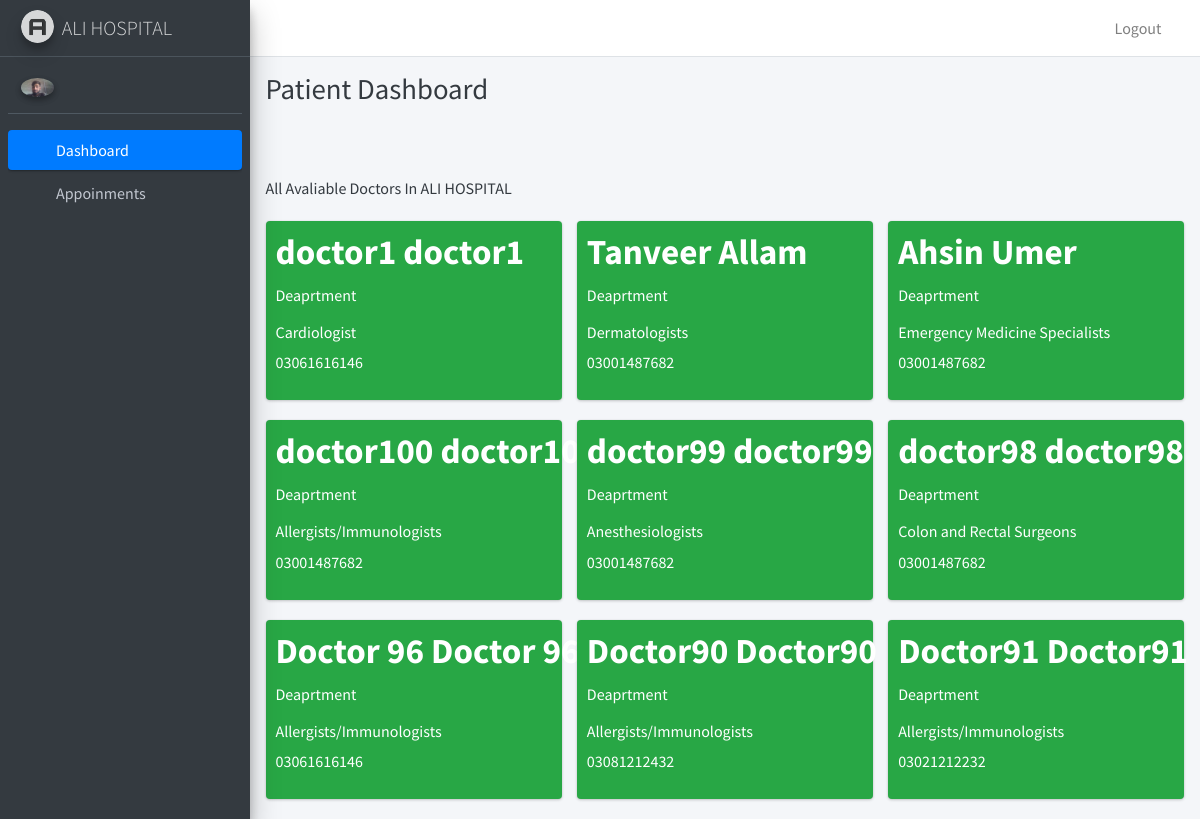
/patient_dashboard (signed in), run on the app's committed database.
### hospitalapp/models.py (models this page shows, shortened)
class Patientmodel(models.Model):
    user=models.OneToOneField(User,on_delete=models.CASCADE)
    profile_pic= models.ImageField(upload_to='PatientProfilePic/',null=True,blank=True)
    address = models.CharField(max_length=40)
    mobile = models.CharField(max_length=20,null=False)
    symptoms = models.CharField(max_length=100,null=False)
    assignedDoctorname = models.ForeignKey(Doctormodel,on_delete=models.CASCADE,null=True)
    assignedDoctorId = models.PositiveIntegerField(null=True)
    admitDate=models.DateField(auto_now=True)
    status=models.BooleanField(default=False)

class Doctormodel(models.Model):
    user=models.OneToOneField(User,on_delete=models.CASCADE)
    profile_pic= models.ImageField(upload_to='DoctorProfilePic/',null=True,blank=True)
    address = models.CharField(max_length=40)
    mobile = models.CharField(max_length=20,null=True)
    department= models.CharField(max_length=50,choices=departments,default='Cardiologist')
    status=models.BooleanField(default=False)
    @property
    def get_name(self):
        return self.user.first_name+" "+self.user.last_name

### hospitalapp/views.py (the view)
# urls.py: path("patient_dashboard",patient_dashboard,name="patient_dashboard"),
def patient_dashboard(request):
    patient_profile_pic = Patientmodel.objects.get(user_id = request.user.id)
    doctors = Doctormodel.objects.all()
    return render(request,'patient_dashboard.html',{"patient_profile_pic":"patient_profile_pic","doctors":doctors,"patient_profile_pic":patient_profile_pic})

### templates/patient_dashboard.html
{% extends 'patient_base.html'%}{% block content %}
<body class="hold-transition sidebar-mini layout-fixed">
    <div class="wrapper">
        <div class="content-wrapper">
            <div class="content-header">
                <div class="container-fluid">
                    <div class="row mb-2">
                        <div class="col-sm-6">
                            <h1 class="m-0 text-dark">Patient Dashboard</h1>
                            <br>
                            <br>
                            <br>
                            <h6 class="m-0 text-dark">All Avaliable Doctors In ALI HOSPITAL</h6>
                        </div>
                    </div>
                </div>
            </div>
            <section class="content">
                <div class="container-fluid">
                    <div class="row">{% for d in doctors %}
                        <div class="col-lg-4 col-6">
                            <div class="small-box bg-success">
                                <div class="inner">
                                    <h3>{{d.get_name}}</h3>
                                    <p>Deaprtment</p>
                                    <h6>{{d.department}}</h6>
                                    <p>{{d.mobile}}</p>
                                </div>
                            </div>
                        </div>
                        {% endfor %}
                    </div>
</body>{% endblock content %}

### templates/patient_base.html (shortened to what this page needs)
<!DOCTYPE html> {% load static %}
<html>
<head>
    <link rel="stylesheet" href="{% static 'plugins/fontawesome-free/css/all.min.css' %}">
    <link rel="stylesheet" href="https://code.ionicframework.com/ionicons/2.0.1/css/ionicons.min.css' %}">
    <link rel="stylesheet" href="{% static 'plugins/tempusdominus-bootstrap-4/css/tempusdominus-bootstrap-4.min.css' %}">
    <link rel="stylesheet" href="{% static 'plugins/icheck-bootstrap/icheck-bootstrap.min.css' %}">
    <link rel="stylesheet" href="{% static 'plugins/jqvmap/jqvmap.min.css' %}">
    <link rel="stylesheet" href="{% static 'dist/css/adminlte.min.css' %}">
    <link rel="stylesheet" href="{% static 'plugins/overlayScrollbars/css/OverlayScrollbars.min.css' %}">
    <link rel="stylesheet" href="{% static 'plugins/daterangepicker/daterangepicker.css' %}">
    <link rel="stylesheet" href="{% static 'plugins/summernote/summernote-bs4.css' %}">
    <link rel="stylesheet" href="https://code.ionicframework.com/ionicons/2.0.1/css/ionicons.min.css">
</head>
<body>
    <nav class="main-header navbar navbar-expand navbar-white navbar-light">
        <div class="collapse navbar-collapse justify-content-between" id="navbarCollapse">
            <div class="navbar-nav" style=" margin-left: 90%;">
                <a href="/logout" class="nav-item nav-link">Logout</a>
            </div>
        </div>
    </nav>
    <aside class="main-sidebar sidebar-dark-primary elevation-4">
        <a href="{% url 'patient_dashboard'%}" class="brand-link">
            <img src="{% static 'dist/img/AdminLTELogo.png' %}" alt="AdminLTE Logo" class="brand-image img-circle elevation-3" style="opacity: .8">
            <span class="brand-text font-weight-light">ALI HOSPITAL</span>
        </a>
        <div class="sidebar">
            <div class="user-panel mt-3 pb-3 mb-3 d-flex">
                <div class="image">
                    <img src="/profile_pic/{{patient_profile_pic.profile_pic}}" class="img-circle elevation-2" alt="Patient Image">
                </div>
                <div class="info">
                </div>
            </div>
            <nav class="mt-2">
                <ul class="nav nav-pills nav-sidebar flex-column" data-widget="treeview" role="menu" data-accordion="false">
                    <li class="nav-item">
                        <a href="{% url 'patient_dashboard'%}" class="nav-link active">
                            <i class="nav-icon fas fa-tachometer-alt"></i>
                            <p>
                                Dashboard
                            </p>
                        </a>
                    </li>
                    <li class="nav-item has-treeview">
                        <a href="#" class="nav-link">
                            <i class="nav-icon fas fa-calendar-check"></i>
                            <p>
                                Appoinments
                                <i class="fas fa-angle-left right"></i>
                            </p>
                        </a>
                    </li>
                </ul>
            </nav>
        </div>
    </aside>
    {% block content %}{% endblock content %}
</body>
</html>

### data on the page
Patientmodel: profile_pic (picture)
Doctormodel: get_name "doctor1 doctor1", department "Cardiologist", mobile "03061616146"
Doctormodel: get_name "Tanveer Allam", department "Dermatologists", mobile "03001487682"
Doctormodel: get_name "Ahsin Umer", department "Emergency Medicine Specialists", mobile "03001487682"
Doctormodel: get_name "doctor100 doctor100", department "Allergists/Immunologists", mobile "03001487682"
Doctormodel: get_name "doctor99 doctor99", department "Anesthesiologists", mobile "03001487682"
Doctormodel: get_name "doctor98 doctor98", department "Colon and Rectal Surgeons", mobile "03001487682"
Doctormodel: get_name "Doctor 96 Doctor 96", department "Allergists/Immunologists", mobile "03061616146"
Doctormodel: get_name "Doctor90 Doctor90", department "Allergists/Immunologists", mobile "03081212432"
Doctormodel: get_name "Doctor91 Doctor91", department "Allergists/Immunologists", mobile "03021212232"
